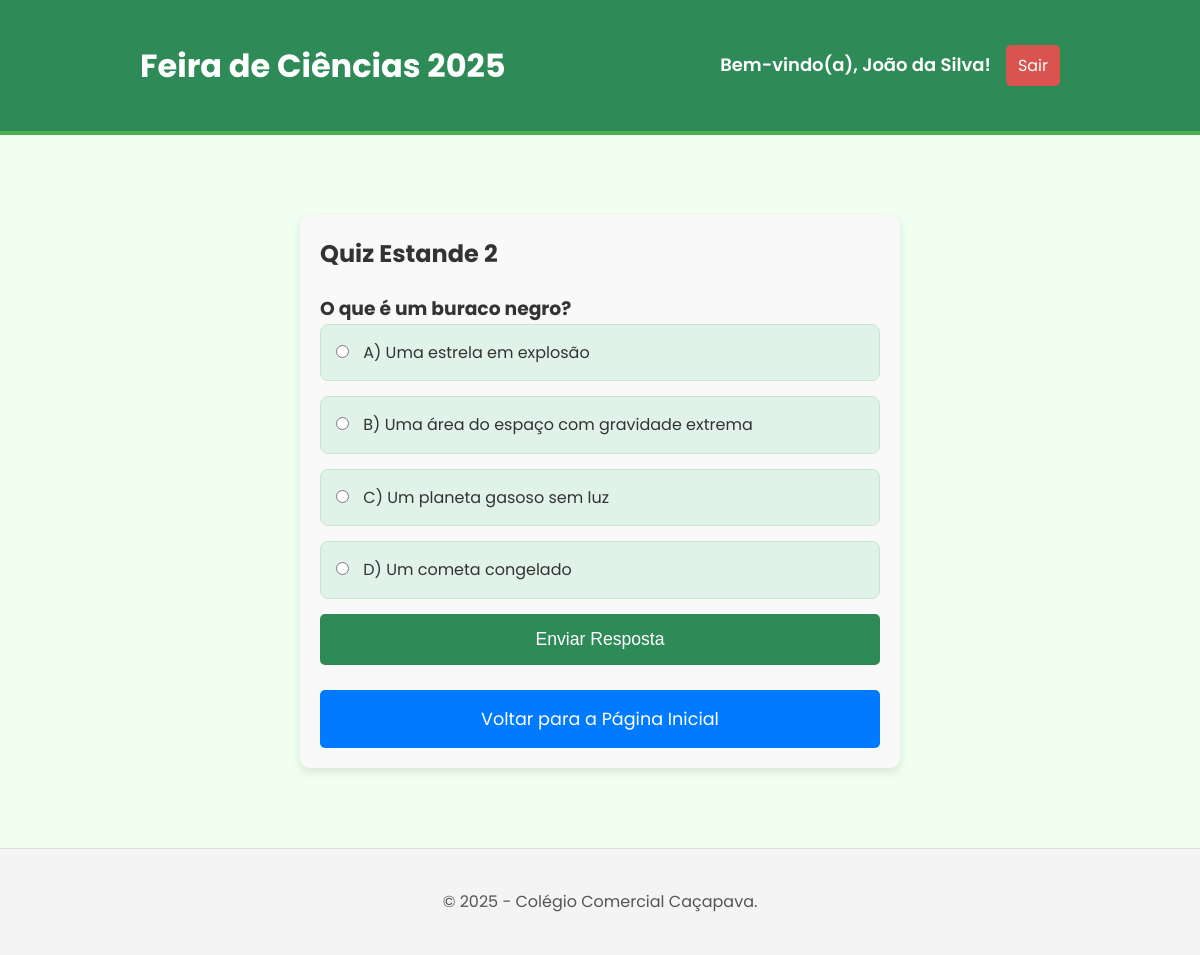
The app's page /pages/perguntas/perguntaEstande2.php (signed in) with its own data.
### tables this page shows
create table perguntaResposta(
    id_pergunta int primary key not null,
    fk_id_materia int not null,
    fk_id_usuario int not null,
    enunciado varchar(150) not null,
    alternativa_A varchar (50) not null,
    alternativa_B varchar (50) not null,
    alternativa_C varchar (50) not null,
    alternativa_D varchar (50) not null,
    alternativa_correta char(1) not null,
    foreign key (fk_id_materia) references materia (id_materia),
    foreign key (fk_id_usuario) references usuario (id_usuario)
);

### pages/perguntas/perguntaEstande2.php (the view, shortened to what this page needs)
<?php
$erro = $_SESSION['erro'] ?? '';
$id_materia_estande2 = 2;
$quiz_ja_respondido = false;
$estande_ja_avaliado = false;
$pergunta = null;
if (!$quiz_ja_respondido && empty($erro)) {
    try {
        $database = new Conexao();
        $db = $database->getConexao();
        $sql_question = "SELECT id_pergunta, enunciado, alternativa_A, alternativa_B, alternativa_C, alternativa_D FROM perguntaResposta WHERE fk_id_materia = ? LIMIT 1";
        $stmt_question = $db->prepare($sql_question);
        $stmt_question->bind_param("i", $id_materia_estande2);
        $stmt_question->execute();
        $result = $stmt_question->get_result();
        if ($result->num_rows > 0) {
            $pergunta = $result->fetch_assoc();
        } else {
            $erro = "Nenhuma pergunta encontrada para o Estande 2.";
        }
    } catch (Exception $e) {
        $erro = "Erro de conexão com o banco de dados: " . $e->getMessage();
    }
}
?>
<!DOCTYPE html>
<html lang="pt-br">
<head>
    <link rel="stylesheet" href="/ProjetoFeiraDeCiencias/style/style.css">
    <link rel="stylesheet" href="/ProjetoFeiraDeCiencias/style/stylePerguntas.css">
</head>
<body>
    <header>
        <div class="container header-content">
            <h1>Feira de Ciências 2025</h1>
            <div class="user-info">
                <span>Bem-vindo(a), <?php echo htmlspecialchars($_SESSION["nome"]); ?>!</span>
                <a href="../logout.php" class="logout-btn">Sair</a>
            </div>
        </div>
    </header>
    <main>
        <div class="container">
            <section class="question-form">
                <h2>Quiz Estande 2</h2>
                <?php if ($estande_ja_avaliado): ?>
                    <div class="aviso-message">Você já respondeu e avaliou este estande. Obrigado!</div>
                    <a href="../homepage.php" class="btn-action btn-voltar">Voltar para a Página Inicial</a>
                <?php elseif ($pergunta): ?>
                    <form action="perguntaEstande2.php" method="post">
                        <h3><?php echo htmlspecialchars($pergunta['enunciado']); ?></h3>
                        <div class="alternatives-group">
                            <label class="alternative"><input type="radio" name="resposta_usuario" value="A" required> A) <?php echo htmlspecialchars($pergunta['alternativa_A']); ?></label>
                            <label class="alternative"><input type="radio" name="resposta_usuario" value="B"> B) <?php echo htmlspecialchars($pergunta['alternativa_B']); ?></label>
                            <label class="alternative"><input type="radio" name="resposta_usuario" value="C"> C) <?php echo htmlspecialchars($pergunta['alternativa_C']); ?></label>
                            <label class="alternative"><input type="radio" name="resposta_usuario" value="D"> D) <?php echo htmlspecialchars($pergunta['alternativa_D']); ?></label>
                        </div>
                        <button type="submit" class="btn-submit">Enviar Resposta</button>
                    </form>
                    <a href="../homepage.php" class="btn-action btn-voltar">Voltar para a Página Inicial</a>
                <?php else: ?>
                    <div class="message-container error-message">Nenhuma pergunta para exibir.</div>
                    <a href="../homepage.php" class="btn-action btn-voltar">Voltar para a Página Inicial</a>
                <?php endif; ?>
            </section>
        </div>
    </main>
    <footer><div class="container"><p>&copy; 2025 - Colégio Comercial Caçapava.</p></div></footer>
</body>
</html>

### style/style.css (style rules this page uses)
* { margin: 0; padding: 0; box-sizing: border-box; }
:root { font-size: 16px; }
body { font-family: 'Poppins', sans-serif; background-color: #f0fff0; color: #333; line-height: 1.6; display: flex; flex-direction: column; min-height: 100vh; }
.container { max-width: 960px; width: 90%; margin: 0 auto; padding: 20px; }
header { background-color: #2E8B57; color: #FFFFFF; padding: 1.25rem 0; text-align: center; border-bottom: 4px solid #4CAF50; }
.header-content { display: flex; flex-wrap: wrap; justify-content: space-between; align-items: center; gap: 1rem; }
header h1 { font-size: 2rem; font-weight: 700; flex-grow: 1; text-align: left; }
.user-info { display: flex; flex-wrap: nowrap; align-items: center; gap: 0.9375rem; white-space: nowrap; }
.user-info span { font-weight: 600; color: white; }
.logout-btn { background-color: #d9534f; color: white; padding: 0.5rem 0.75rem; border-radius: 5px; text-decoration: none; transition: background-color 0.3s; }
main { flex: 1; padding: 1.25rem 0; }
footer { background-color: #f4f4f4; color: #555; text-align: center; padding: 1.25rem 0; border-top: 1px solid #ddd; }

### style/stylePerguntas.css (style rules this page uses)
body { display: flex; flex-direction: column; min-height: 100vh; }
main { flex: 1; }
.header-content { display: flex; justify-content: space-between; align-items: center; flex-wrap: wrap; gap: 10px; }
.user-info { display: flex; align-items: center; gap: 15px; }
.user-info span { font-weight: 600; color: white; font-size: clamp(14px, 2.5vw, 18px); }
.logout-btn { background-color: #d9534f; color: white; padding: 8px 12px; border-radius: 5px; text-decoration: none; transition: background-color 0.3s; }
.question-form { background-color: #f9f9f9; padding: 20px; border-radius: 10px; box-shadow: 0 4px 10px rgba(0, 0, 0, 0.1); max-width: 600px; width: 90%; margin: 40px auto; }
.question-form h2 { margin-bottom: 20px; color: #333; }
.alternatives-group { display: flex; flex-direction: column; gap: 15px; }
.alternative { background-color: #e0f2e9; border: 1px solid #c8e6c9; padding: 15px; border-radius: 8px; transition: background-color 0.3s, border-color 0.3s; cursor: pointer; }
.alternative input[type="radio"] { margin-right: 10px; }
.btn-submit, .btn-voltar, .btn-action { display: block; width: 100%; padding: 15px; border: none; border-radius: 5px; font-size: 1.1em; cursor: pointer; transition: background-color 0.3s, color 0.3s; text-align: center; text-decoration: none; margin-top: 15px; box-sizing: border-box; }
.btn-submit { background-color: #2E8B57; color: white; }
.btn-voltar { background-color: #007bff; color: white; margin-top: 25px; }

### records on screen
perguntaresposta: enunciado "O que é um buraco negro?", alternativa_A "Uma estrela em explosão", alternativa_B "Uma área do espaço com gravidade extrema", alternativa_C "Um planeta gasoso sem luz", alternativa_D "Um cometa congelado"

### other values on screen
$_SESSION["nome"] "João da Silva"
